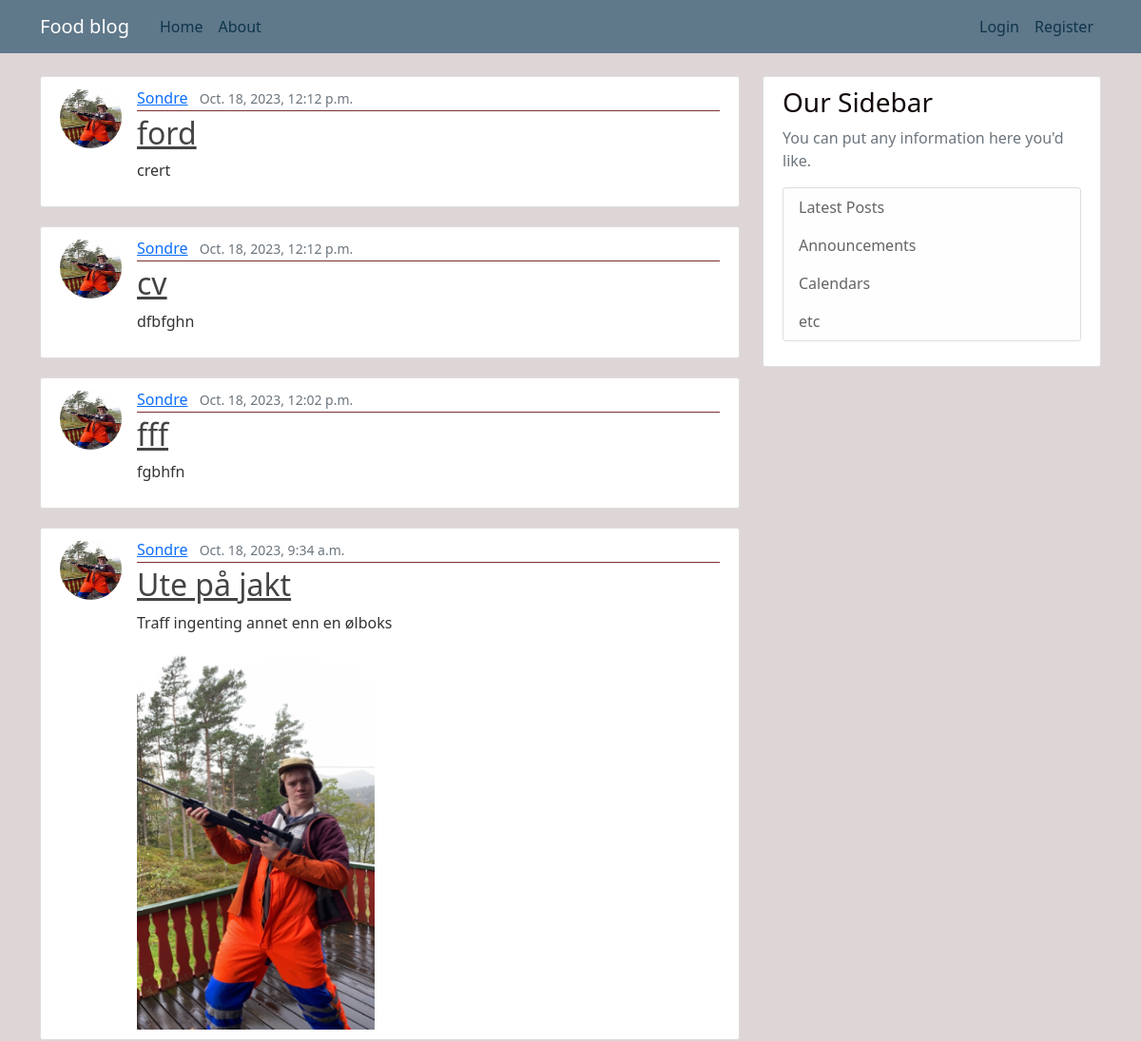
The app's page / (upper part), older data.
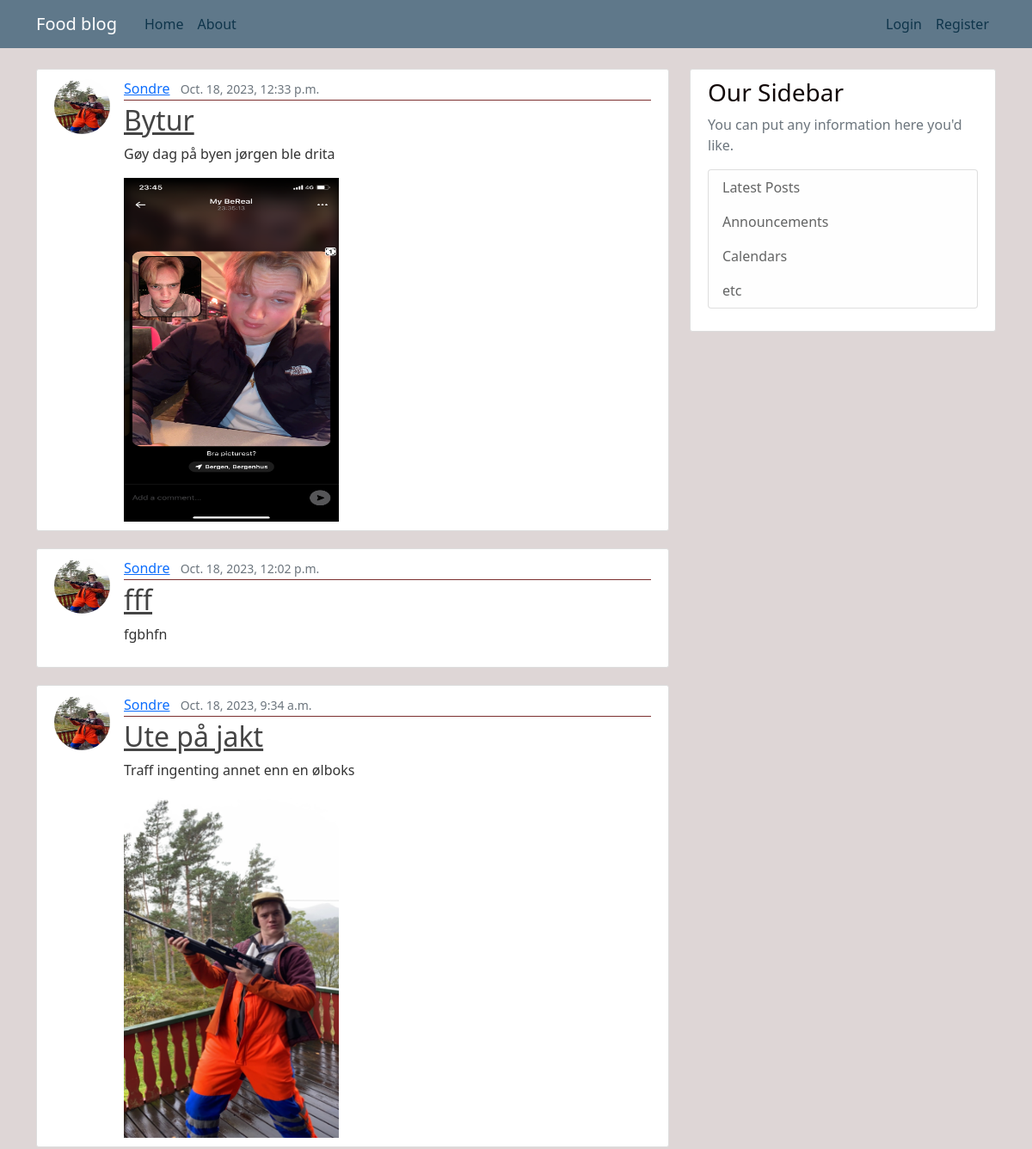
The same page, newer data.
### blog/models.py (models this page shows, shortened)
class Post(models.Model):
    title=models.CharField(max_length=100)
    content=models.TextField()
    picture=models.ImageField(upload_to='post_pics',blank=True)
    created_at=models.DateTimeField(default=timezone.now)
    author=models.ForeignKey(User,on_delete=models.CASCADE)

### users/models.py (models this page shows, shortened)
class Profile(models.Model):
    user=models.OneToOneField(User,on_delete=models.CASCADE)
    image=models.ImageField(default='default.jpg',upload_to='profile_pics')

### blog/views.py (the view)
# urls.py: path('',PostListView.as_view(), name="blog-home"),
class PostListView(ListView):
    model=Post
    template_name="blog/home.html"
    context_object_name='posts'
    ordering=['-created_at']
    picture=['picture']
    paginate_by=5

### blog/templates/blog/home.html
{%extends "blog/base.html"%}
{%block content%}
    {%for post in posts%}
        <article class="media content-section">
            <img class="rounded-circle article-img " src="{{ post.author.profile.image.url }}">
            <div class="media-body">
            <div class="article-metadata">
                <a class="mr-2" href="#">{{ post.author }}</a>
                <small class="text-muted">{{ post.created_at }}</small>
            </div>
            <h2><a class="article-title" href="{% url 'post-detail' post.id %}">{{ post.title }}</a></h2>
            <p class="article-content">{{ post.content }}</p>
            {%if post.picture %}
                <img height="400" width="250" src="{{ post.picture.url }}">
            {%endif%}
            </div>
        </article>
    {%endfor%}
{%endblock content%}

Row changes from the older to the newer data that the page shows:
removed Post: author.profile.image (picture), author "Sondre", created_at "Oct. 18, 2023, 12:12 p.m.", title "ford", content "crert"
removed Post: author.profile.image (picture), author "Sondre", created_at "Oct. 18, 2023, 12:12 p.m.", title "cv", content "dfbfghn"
added Post: author.profile.image (picture), author "Sondre", created_at "Oct. 18, 2023, 12:33 p.m.", title "Bytur", content "Gøy dag på byen jørgen ble drita", picture (picture)
